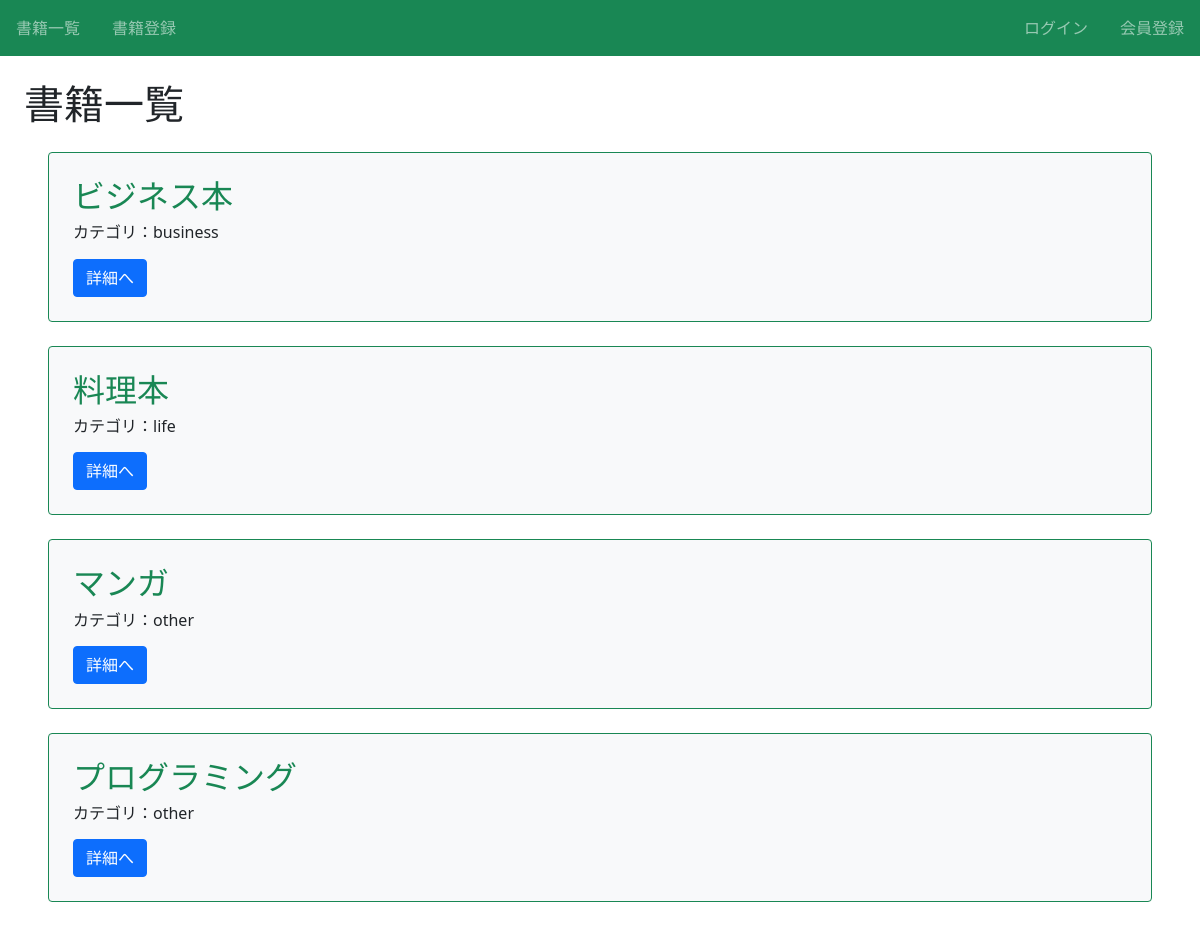
The page /book/ on the database as committed earlier.
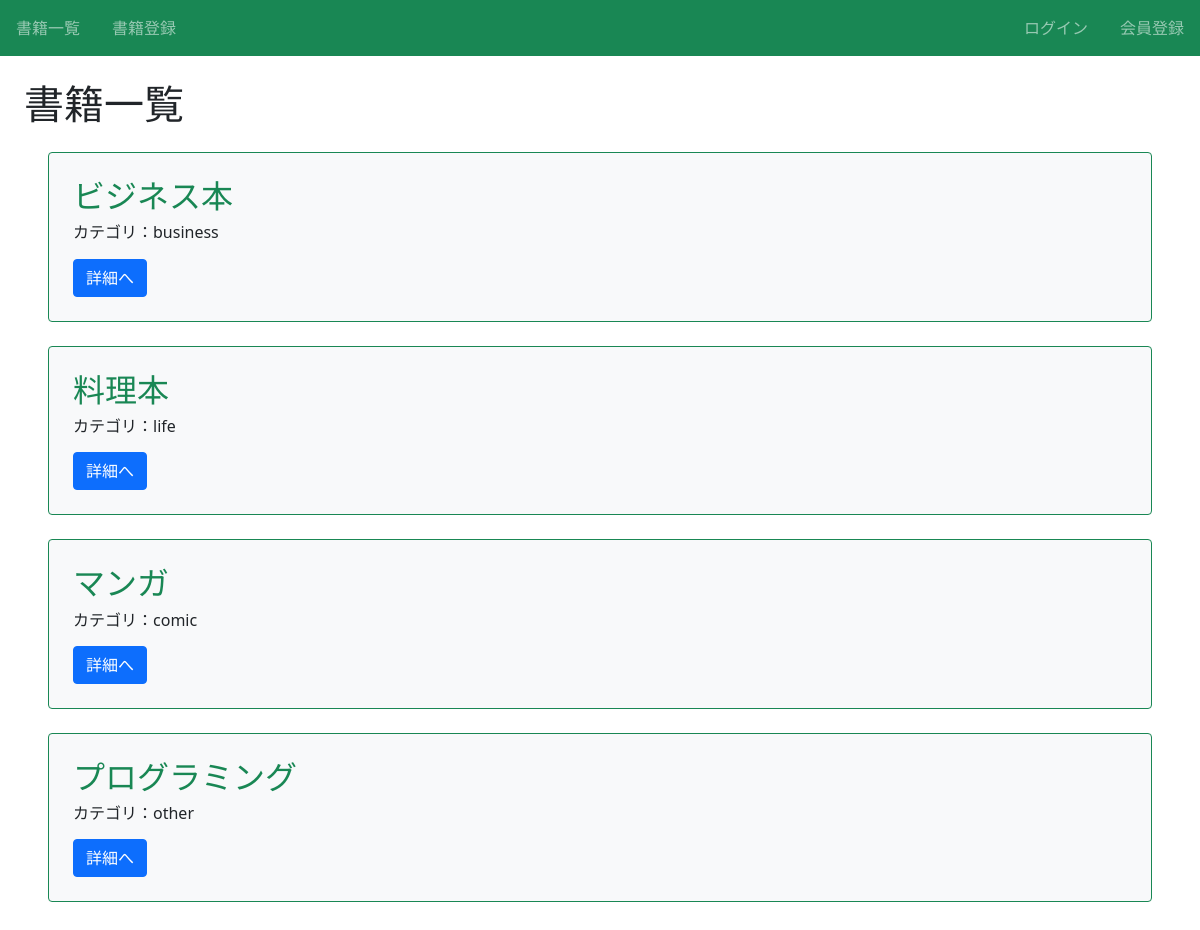
The same page on the database as committed later.
### book/models.py (models this page shows, shortened)
class Book(models.Model):
  title     = models.CharField(max_length=100)
  text      = models.TextField()
  category  = models.CharField(
              max_length=100,
              choices = CATEGORY
              )

### book/views.py (the view)
# urls.py: path('book/', views.ListBookView.as_view(), name='list-book'),
class ListBookView(ListView):
  template_name = 'book/book_list.html'
  model = Book

### book/templates/book/book_list.html (shortened to what this page needs)
{% extends 'base.html' %}
{% block h1 %}書籍一覧{% endblock %}
{% block content %}
  {%for  item in object_list%}
      <div class="p-4 m-4 bg-light border border-success rounded">
        <h2 class="text-success">{{ item.title }}</h2>
        <h6>カテゴリ：{{ item.category }}</h6>
        <div class="mt-3">
          <a href="{% url 'detail-book' item.pk %}" class="btn btn-primary">詳細へ</a>
        </div>
      </div>
  {% endfor %}
{% endblock content %}

Rows that differ between the two databases and show on the page:
changed Book "マンガ": category "other" → "comic"
